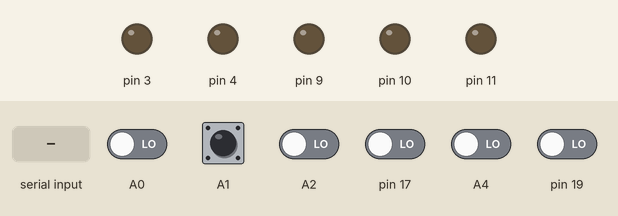
This program was run on a simulated Arduino Uno, built with avr-gcc and run on an emulated ATmega328P. Parts: output pins drawn as LEDs (lit = HIGH). The inputs (shaded band) are chosen by the test bench; at power-on: A1 HIGH, A0, A2, A4, pin 17, pin 19 LOW. What the program prints to the serial monitor is not drawn.

Above: at 1.2 s.
1.3 s: "90,45\n" received over Serial
At 2.1 s:
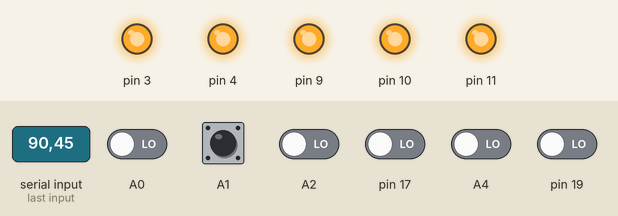
2.8 s: "100\n" received over Serial
At 3.8 s:
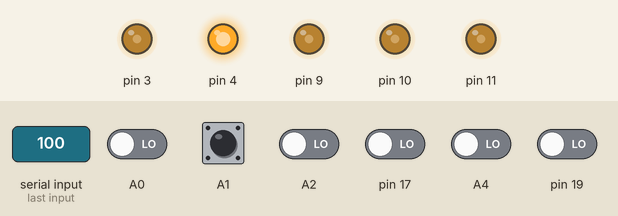
4.3 s: "30,150\n" received over Serial
At 5.4 s:
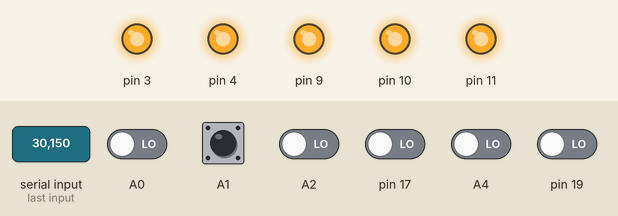
5.8 s: "-\n" received over Serial
At 6.7 s:
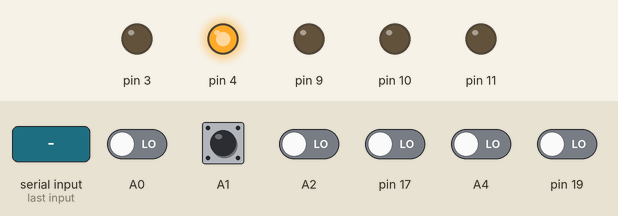
Timing chart, 0 to 8.3 s (numbered marks = the images above; inputs shaded):
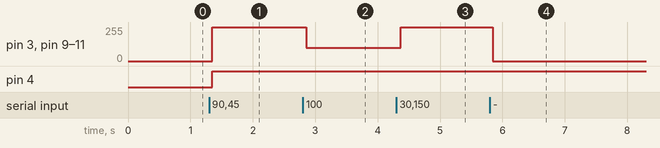

The program:

main.cpp
```cpp
#include <Arduino.h>
#include <Motor.h>
#include <Configuration.h>


long count[4] = {0, 0, 0, 0};
bool last_dir[4] = {0, 0, 0, 0};
bool turning = false;
bool last_turning = false;
String inputString = "";     // a String to hold incoming data
bool stringComplete = false; // whether the string is complete
float gg2;
float speedRPM[4] = {0, 0, 0, 0};
long time = 0;
int speed = 0;
int wdt = 0;

void setup()
{
    // put your setup code here, to run once:
    initialization();
    Serial.begin(115200);
    Serial.println("GGG");
}

void resp(){
    Serial.write('#');
    Serial.write('s');
    Serial.print(wheelRR.getSpeedRPM());
    Serial.print(wheelRL.getSpeedRPM());
    Serial.print(wheelFR.getSpeedRPM());
    Serial.print(wheelFL.getSpeedRPM());
    Serial.write('E');
    Serial.println();
}
void debug(){
    Serial.print(wheelRR.getSpeedRPM());
    Serial.print(", ");
    Serial.print(wheelRL.getSpeedRPM());
    Serial.print(", ");
    Serial.print(wheelFR.getSpeedRPM());
    Serial.print(", ");
    Serial.print(wheelFL.getSpeedRPM());
    Serial.println();
}
void loop()
{
    // put your main code here, to run repeatedly:
    time = micros();
    while((micros() - time) < 40000);
    wheelRR.computeSpeed(micros() - time);
    wheelRL.computeSpeed(micros() - time);
    wheelFR.computeSpeed(micros() - time);
    wheelFL.computeSpeed(micros() - time);
    wheelRR.runPWM(speed);
    wheelRL.runPWM(speed);
    wheelFR.runPWM(speed);
    wheelFL.runPWM(speed);
    //debug();
    resp();
    if (wdt == 100)
        speed = 0;
    wdt++;
}

void serialEvent()
{
    while (Serial.available())
    {
        // get the new byte:
        char inChar = (char)Serial.read();
        // add it to the inputString:
        if (isDigit(inChar) || inChar == '-')
            inputString += inChar;
        // if the incoming character is a newline, set a flag so the main loop can
        // do something about it:
        if (inChar == '\n')
        {
            stringComplete = true;
            speed = inputString.toFloat();
            wdt = 0;
            inputString = "";
        }
    }
}
```

Configuration.h
```cpp
#define MFL_DIR 4
#define MFL_EN 3
#define MFL_ENC A1

#define MRL_DIR 12
#define MRL_EN 11
#define MRL_ENC A0

#define MFR_DIR 8
#define MFR_EN 9
#define MFR_ENC A4

#define MRR_DIR 7
#define MRR_EN 10
#define MRR_ENC A2

volatile uint8_t oldPort = 0x00;
volatile uint8_t pciMskPort = 0x00;

Motor wheelFL(MFL_EN,MFL_DIR,MFL_ENC,false);
Motor wheelFR(MFR_EN,MFR_DIR,MFR_DIR,true);
Motor wheelRL(MRL_EN,MRL_DIR,MRL_DIR,false);
Motor wheelRR(MRR_EN,MRR_DIR,MRR_DIR,true);


void setPWM31250()
{
    TCCR1B = (TCCR1B & 0xf8) | 0x01; // Pin9,Pin10 PWM 31250Hz
    TCCR2B = (TCCR2B & 0xf8) | 0x01; // Pin3,Pin11 PWM 31250Hz
}

void pciSetup(byte pin)
{
    *digitalPinToPCMSK(pin) |= bit(digitalPinToPCMSKbit(pin)); // enable pin;
    PCIFR |= bit(digitalPinToPCICRbit(pin));                   // clear any outstanding interrupt
    PCICR |= bit(digitalPinToPCICRbit(pin));                   // enable interrupt for the group
    pciMskPort |= bit(digitalPinToPCMSKbit(pin));
    oldPort = PINC & pciMskPort;
}

void initialization(){
    setPWM31250();
    pciSetup(A0);
    pciSetup(A1);
    pciSetup(A2);
    pciSetup(A4);
}

void clear_inc(){
    wheelRR.clear();
    wheelFL.clear();
    wheelRL.clear();
    wheelFR.clear();
}

ISR(PCINT1_vect) // handle pin change interrupt for A0 to A5 here
{
    uint8_t newPort = PINC & 0b00010111;
    uint8_t changedPort = newPort ^ oldPort;
    oldPort = newPort;
    if ((changedPort & 0b00000001)) //A0
        wheelRL.count();
    if ((changedPort & 0b00000010)) //A1
        wheelFL.count();
    if ((changedPort & 0b00000100)) //A2
        wheelRR.count();
    if ((changedPort & 0b00010000)) //A4
        wheelFR.count();
}
```

Measured:
- after the input at 1.3 s, pin 3, pin 9–11: 0/255 → 255/255 after 0.05 s; pin 4: LOW → HIGH after 0.05 s
- after the input at 2.8 s, pin 3, pin 9–11: 255/255 → 100/255 after 0.06 s
- after the input at 4.3 s, pin 3, pin 9–11: 100/255 → 255/255 after 0.07 s
- after the input at 5.8 s, pin 3, pin 9–11: 255/255 → 0/255 at once
